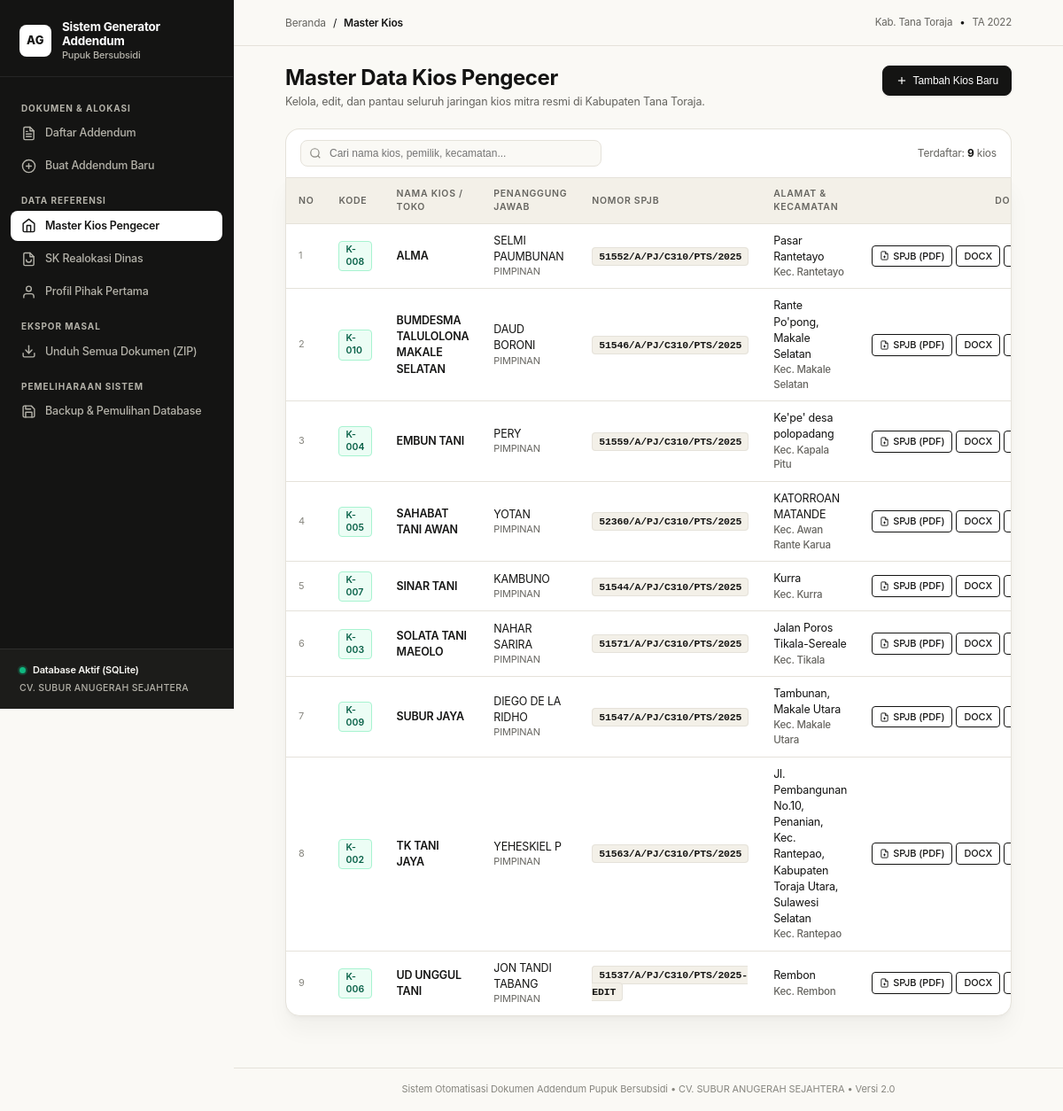
The page /kios on the database its author committed.
### models.py (models this page shows)
class Distributor(Base):
    __tablename__ = "distributor"
    id = Column(Integer, primary_key=True, autoincrement=True)
    nama_perusahaan = Column(String(150), nullable=False)
    nama_pimpinan = Column(String(100), nullable=False)
    jabatan = Column(String(100), default="Direktur")
    alamat = Column(String(255), nullable=False)
    kecamatan = Column(String(100), default="Rantepao")
    kabupaten = Column(String(100), default="Kabupaten Tana Toraja")
    provinsi = Column(String(100), default="Sulawesi Selatan")
    perjanjian_induk = relationship("PerjanjianInduk", back_populates="distributor")

class Kios(Base):
    __tablename__ = "kios"
    id = Column(Integer, primary_key=True, autoincrement=True)
    nama_kios = Column(String(150), nullable=False)
    nama_pemilik = Column(String(100), nullable=False)
    jabatan = Column(String(100), default="PIMPINAN")
    alamat = Column(String(255), nullable=False)
    kecamatan = Column(String(255), nullable=False)
    kabupaten = Column(String(100), default="Tana Toraja")
    kode_kios = Column(String(50), nullable=True)
    nomor_spjb = Column(String(150), nullable=True) # Nomor Surat Perjanjian Jual Beli Pokok (misal: 01/SP/CV.ST/I/2022)
    perjanjian_induk = relationship("PerjanjianInduk", back_populates="kios", cascade="all, delete-orphan")

### app.py (the view)
@app.route("/kios")
def kios_list():
    db = get_db()
    kios = db.query(Kios).order_by(Kios.nama_kios).all()
    next_kode_kios = generate_next_kode_kios(db)
    next_nomor_spjb = generate_next_nomor_spjb(db)
    return render_template("kios_list.html", kios=kios, next_kode_kios=next_kode_kios, next_nomor_spjb=next_nomor_spjb)

### app.py (called while the page is built)
def get_db():
    if "db" not in g:
        g.db = SessionLocal()
    return g.db

@app.teardown_appcontext
def teardown_db(exception=None):
    db = g.pop("db", None)
    if db is not None:
        db.close()

def generate_next_kode_kios(db):
    kios_codes = db.query(Kios.kode_kios).filter(Kios.kode_kios.isnot(None)).all()
    max_num = 0
    for (k_code,) in kios_codes:
        if k_code:
            match = re.search(r"K-(\d+)", k_code, re.IGNORECASE)
            if match:
                num = int(match.group(1))
                if num > max_num:
                    max_num = num
            else:
                match_digits = re.search(r"(\d+)", k_code)
                if match_digits:
                    num = int(match_digits.group(1))
                    if num > max_num:
                        max_num = num
    if max_num > 0:
        next_num = max_num + 1
    else:
        next_num = db.query(Kios).count() + 1
    return f"K-{next_num:03d}"

def generate_next_nomor_spjb(db, tahun: int = 2022):
    spjb_list = db.query(Kios.nomor_spjb).filter(Kios.nomor_spjb.isnot(None)).all()
    max_num = 0
    for (spjb,) in spjb_list:
        if spjb:
            match = re.search(r"^(\d+)/SP/", spjb, re.IGNORECASE)
            if match:
                num = int(match.group(1))
                if num > max_num:
                    max_num = num
    if max_num > 0:
        next_num = max_num + 1
    else:
        next_num = db.query(Kios).count() + 1
    return generate_nomor_spjb(next_num, tahun)

@app.context_processor
def inject_global_data():
    db = get_db()
    dist = db.query(Distributor).first()
    return {"app_distributor": dist}

### terbilang.py (called while the page is built)
def generate_nomor_spjb(nomor_urut: int, tahun: int = 2022) -> str:
    return f"{nomor_urut:02d}/SP/CV.ST/I/{tahun}"

### templates/kios_list.html (shortened to what this page needs)
{% extends "base.html" %}
{% block breadcrumb %}Master Kios{% endblock %}
{% block content %}
<div class="page-title-group">
  <div>
    <h1 class="page-headline">Master Data Kios Pengecer</h1>
    <p class="page-subheadline">Kelola, edit, dan pantau seluruh jaringan kios mitra resmi di Kabupaten Tana Toraja.</p>
  </div>
  <div class="page-action-buttons">
    <button onclick="openCreateModal()" class="btn btn-primary">
      <svg width="14" height="14" viewBox="0 0 24 24" fill="none" stroke="currentColor" stroke-width="2"><line x1="12" y1="5" x2="12" y2="19"></line><line x1="5" y1="12" x2="19" y2="12"></line></svg>
      Tambah Kios Baru
    </button>
  </div>
</div>
<div class="table-filter-bar">
  <div class="search-input-box">
    <input type="text" id="kiosSearchInput" placeholder="Cari nama kios, pemilik, kecamatan..." onkeyup="filterKiosTable()">
  </div>
  <div style="font-size: 12px; color: var(--text-secondary);">
    Terdaftar: <b style="color: var(--text-primary);">{{ kios|length }}</b> kios
  </div>
</div>
<div class="table-wrapper with-filter">
  <table class="data-table" id="kiosTable">
    <thead>
      <tr>
        <th style="width: 45px;">NO</th>
        <th style="width: 80px;">KODE</th>
        <th>NAMA KIOS / TOKO</th>
        <th>PENANGGUNG JAWAB</th>
        <th style="width: 175px;">NOMOR SPJB</th>
        <th>ALAMAT & KECAMATAN</th>
        <th style="text-align: right; width: 250px;">DOKUMEN & AKSI</th>
      </tr>
    </thead>
    <tbody>
      {% for k in kios %}
      <tr>
        <td style="color: var(--text-muted); font-size: 11px;">{{ loop.index }}</td>
        <td><span class="badge badge-green">{{ k.kode_kios or '-' }}</span></td>
        <td style="font-weight: 600; color: var(--text-primary);">{{ k.nama_kios }}</td>
        <td>
          <div>{{ k.nama_pemilik }}</div>
          <div style="color: var(--text-secondary); font-size: 11px;">{{ k.jabatan }}</div>
        </td>
        <td>
          <span style="font-family: var(--font-mono); font-size: 11.5px; font-weight: 600; color: var(--text-primary); background: var(--surface-alt); padding: 3px 7px; border-radius: var(--radius-xs); border: 1px solid var(--border);">
            {{ k.nomor_spjb or '-' }}
          </span>
        </td>
        <td>
          <div>{{ k.alamat }}</div>
          <div style="font-size: 11.5px; color: var(--text-secondary); font-weight: 500;">Kec. {{ k.kecamatan }}</div>
        </td>
        <td style="text-align: right;">
          <div style="display: inline-flex; gap: 4px; align-items: center; justify-content: flex-end;">
            <a href="{{ url_for('spjb_pdf', kios_id=k.id) }}" class="btn btn-secondary btn-sm" title="Unduh SPJB format PDF" style="padding: 4px 8px; font-size: 11px; display: inline-flex; align-items: center; gap: 4px;">
              <svg width="11" height="11" viewBox="0 0 24 24" fill="none" stroke="currentColor" stroke-width="2"><path d="M14 2H6a2 2 0 0 0-2 2v16a2 2 0 0 0 2 2h12a2 2 0 0 0 2-2V8z"></path><polyline points="14 2 14 8 20 8"></polyline><line x1="12" y1="18" x2="12" y2="12"></line><line x1="9" y1="15" x2="15" y2="15"></line></svg>
              SPJB (PDF)
            </a>
            <a href="{{ url_for('spjb_docx', kios_id=k.id) }}" class="btn btn-secondary btn-sm" title="Unduh SPJB format Word DOCX" style="padding: 4px 8px; font-size: 11px;">
              DOCX
            </a>
            <button type="button" class="btn btn-secondary btn-sm" style="padding: 4px 8px; font-size: 11px;"
                    data-id="{{ k.id }}"
                    data-nama="{{ k.nama_kios|e }}"
                    data-pemilik="{{ k.nama_pemilik|e }}"
                    data-jabatan="{{ k.jabatan|e }}"
                    data-kode="{{ (k.kode_kios or '')|e }}"
                    data-spjb="{{ (k.nomor_spjb or '')|e }}"
                    data-spjb-exp="{{ k.perjanjian_induk[0].tanggal_berlaku_sampai.strftime('%Y-%m-%d') if (k.perjanjian_induk and k.perjanjian_induk[0].tanggal_berlaku_sampai) else '2022-12-31' }}"
                    data-kecamatan="{{ k.kecamatan|e }}"
                    data-alamat="{{ k.alamat|e }}"
                    onclick="openEditModalFromBtn(this)">
            </button>
          </div>
        </td>
      </tr>
      {% endfor %}
    </tbody>
  </table>
</div>
{% endblock %}

### templates/base.html (shortened to what this page needs)
<!DOCTYPE html>
<html lang="id">
<head>
  <link rel="stylesheet" href="{{ url_for('static', filename='style.css') }}">
</head>
<body>
  <div class="app-shell">
    <aside class="app-sidebar">
      <div class="sidebar-brand-box">
        <div class="brand-icon-wrapper">AG</div>
        <div class="brand-titles">
          <div class="brand-main-title">Sistem Generator Addendum</div>
          <div class="brand-sub-title">Pupuk Bersubsidi</div>
        </div>
      </div>
      <nav class="sidebar-menu">
        <div class="menu-group-label">Dokumen & Alokasi</div>
        <a href="{{ url_for('index') }}" class="sidebar-nav-item {% if request.endpoint == 'index' %}active{% endif %}">
          <span>Daftar Addendum</span>
        </a>
        <a href="{{ url_for('create_addendum') }}" class="sidebar-nav-item {% if request.endpoint == 'create_addendum' %}active{% endif %}">
          <svg width="17" height="17" viewBox="0 0 24 24" fill="none" stroke="currentColor" stroke-width="2" stroke-linecap="round" stroke-linejoin="round">
            <circle cx="12" cy="12" r="10"></circle>
            <line x1="12" y1="8" x2="12" y2="16"></line>
            <line x1="8" y1="12" x2="16" y2="12"></line>
          </svg>
          <span>Buat Addendum Baru</span>
        </a>
        <div class="menu-group-label">Data Referensi</div>
        <a href="{{ url_for('kios_list') }}" class="sidebar-nav-item {% if request.endpoint == 'kios_list' %}active{% endif %}">
          <svg width="17" height="17" viewBox="0 0 24 24" fill="none" stroke="currentColor" stroke-width="2" stroke-linecap="round" stroke-linejoin="round">
            <path d="M3 9l9-7 9 7v11a2 2 0 0 1-2 2H5a2 2 0 0 1-2-2z"></path>
            <polyline points="9 22 9 12 15 12 15 22"></polyline>
          </svg>
          <span>Master Kios Pengecer</span>
        </a>
        <a href="{{ url_for('sk_list') }}" class="sidebar-nav-item {% if request.endpoint == 'sk_list' %}active{% endif %}">
          <svg width="17" height="17" viewBox="0 0 24 24" fill="none" stroke="currentColor" stroke-width="2" stroke-linecap="round" stroke-linejoin="round">
            <path d="M14 2H6a2 2 0 0 0-2 2v16a2 2 0 0 0 2 2h12a2 2 0 0 0 2-2V8z"></path>
            <polyline points="14 2 14 8 20 8"></polyline>
            <path d="M16 13a4 4 0 0 1-8 0"></path>
          </svg>
          <span>SK Realokasi Dinas</span>
        </a>
        <a href="{{ url_for('distributor_profile') }}" class="sidebar-nav-item {% if request.endpoint == 'distributor_profile' %}active{% endif %}">
          <svg width="17" height="17" viewBox="0 0 24 24" fill="none" stroke="currentColor" stroke-width="2" stroke-linecap="round" stroke-linejoin="round">
            <path d="M20 21v-2a4 4 0 0 0-4-4H8a4 4 0 0 0-4 4v2"></path>
            <circle cx="12" cy="7" r="4"></circle>
          </svg>
          <span>Profil Pihak Pertama</span>
        </a>
        <div class="menu-group-label">Ekspor Masal</div>
        <a href="{{ url_for('batch_zip') }}" class="sidebar-nav-item">
          <svg width="17" height="17" viewBox="0 0 24 24" fill="none" stroke="currentColor" stroke-width="2" stroke-linecap="round" stroke-linejoin="round">
            <path d="M21 15v4a2 2 0 0 1-2 2H5a2 2 0 0 1-2-2v-4"></path>
            <polyline points="7 10 12 15 17 10"></polyline>
            <line x1="12" y1="15" x2="12" y2="3"></line>
          </svg>
          <span>Unduh Semua Dokumen (ZIP)</span>
        </a>
        <div class="menu-group-label">Pemeliharaan Sistem</div>
        <a href="{{ url_for('backup_view') }}" class="sidebar-nav-item {% if request.endpoint == 'backup_view' %}active{% endif %}">
          <span>Backup & Pemulihan Database</span>
        </a>
      </nav>
      <div class="sidebar-user-box">
        <div class="system-status-indicator">
          <span class="pulse-dot"></span>
          <span>Database Aktif (SQLite)</span>
        </div>
        <div class="company-badge-name">
          {{ app_distributor.nama_perusahaan if app_distributor else 'CV. SUBUR ANUGERAH SEJAHTERA' }}
        </div>
      </div>
    </aside>
    <div class="main-workspace">
      <header class="top-action-bar">
        <div class="breadcrumbs">
          <a href="{{ url_for('index') }}">Beranda</a>
          <span class="breadcrumbs-sep">/</span>
          <span class="breadcrumbs-current">{% block breadcrumb %}Daftar Addendum{% endblock %}</span>
        </div>
        <div style="font-size: 11.5px; color: var(--text-secondary); display: flex; align-items: center; gap: 8px;">
          <span>Kab. Tana Toraja</span>
          <span style="color: var(--border-strong);">&bull;</span>
          <span>TA {{ tahun_anggaran or 2022 }}</span>
        </div>
      </header>
      <main class="content-body">
        {% block content %}{% endblock %}
      </main>
      <footer class="app-footer">
        Sistem Otomatisasi Dokumen Addendum Pupuk Bersubsidi &bull; {{ app_distributor.nama_perusahaan if app_distributor else 'CV. Subur Anugerah Sejahtera' }} &bull; Versi 2.0
      </footer>
    </div>
  </div>
</body>
</html>

### rows shown on the page
Distributor: nama_perusahaan "CV. SUBUR ANUGERAH SEJAHTERA"
Kios: kode_kios "K-008", nama_kios "ALMA", nama_pemilik "SELMI PAUMBUNAN", jabatan "PIMPINAN", nomor_spjb "51552/A/PJ/C310/PTS/2025", alamat "Pasar Rantetayo", kecamatan "Rantetayo"
Kios: kode_kios "K-010", nama_kios "BUMDESMA TALULOLONA MAKALE SELATAN", nama_pemilik "DAUD BORONI", jabatan "PIMPINAN", nomor_spjb "51546/A/PJ/C310/PTS/2025", alamat "Rante Po'pong, Makale Selatan", kecamatan "Makale Selatan"
Kios: kode_kios "K-004", nama_kios "EMBUN TANI", nama_pemilik "PERY", jabatan "PIMPINAN", nomor_spjb "51559/A/PJ/C310/PTS/2025", alamat "Ke'pe' desa polopadang", kecamatan "Kapala Pitu"
Kios: kode_kios "K-005", nama_kios "SAHABAT TANI AWAN", nama_pemilik "YOTAN", jabatan "PIMPINAN", nomor_spjb "52360/A/PJ/C310/PTS/2025", alamat "KATORROAN MATANDE", kecamatan "Awan Rante Karua"
Kios: kode_kios "K-007", nama_kios "SINAR TANI", nama_pemilik "KAMBUNO", jabatan "PIMPINAN", nomor_spjb "51544/A/PJ/C310/PTS/2025", alamat "Kurra", kecamatan "Kurra"
Kios: kode_kios "K-003", nama_kios "SOLATA TANI MAEOLO", nama_pemilik "NAHAR SARIRA", jabatan "PIMPINAN", nomor_spjb "51571/A/PJ/C310/PTS/2025", alamat "Jalan Poros Tikala-Sereale", kecamatan "Tikala"
Kios: kode_kios "K-009", nama_kios "SUBUR JAYA", nama_pemilik "DIEGO DE LA RIDHO", jabatan "PIMPINAN", nomor_spjb "51547/A/PJ/C310/PTS/2025", alamat "Tambunan, Makale Utara", kecamatan "Makale Utara"
Kios: kode_kios "K-002", nama_kios "TK TANI JAYA", nama_pemilik "YEHESKIEL P", jabatan "PIMPINAN", nomor_spjb "51563/A/PJ/C310/PTS/2025", alamat "Jl. Pembangunan No.10, Penanian, Kec. Rantepao, Kabupaten Toraja Utara, Sulawesi Selatan", kecamatan "Rantepao"
Kios: kode_kios "K-006", nama_kios "UD UNGGUL TANI", nama_pemilik "JON TANDI TABANG", jabatan "PIMPINAN", nomor_spjb "51537/A/PJ/C310/PTS/2025-EDIT", alamat "Rembon", kecamatan "Rembon"

### other values the page prints
{{ tahun_anggaran or 2022 }} "2022"
{{ kios|length }} "9"
